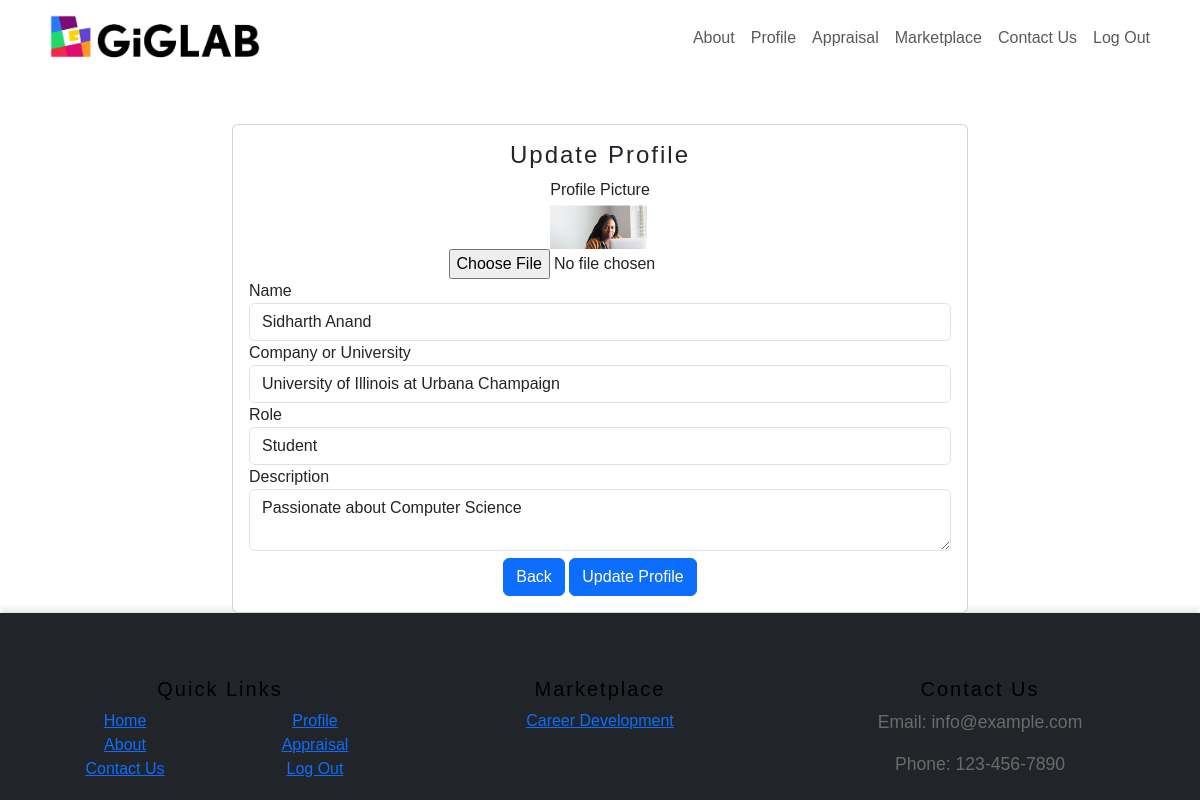
The app's page /profile/update (signed in) with its own data.
### main.py (models this page shows, shortened)
class User(db.Model):
    id = db.Column(db.Integer, primary_key=True)
    username = db.Column(db.String(50), unique=True)
    password = db.Column(db.String(50))
    response = db.Column(db.JSON)
    score = db.Column(db.JSON)
    profile_picture = db.Column(db.String(255))
    name = db.Column(db.String(50))
    description = db.Column(db.String(255))
    role = db.Column(db.String(50))
    affiliation = db.Column(db.String(50))

### main.py (the view, shortened to what this page needs)
@app.route('/profile/update', methods=['GET', 'POST'])
@login_required
def profile_update():
    user = User.query.filter_by(username=session['username']).first()
    return render_template('profile_update.html', profile_picture_url=user.profile_picture, name=user.name, description=user.description, role=user.role, affiliation=user.affiliation)

### main.py (called while the page is built)
@app.teardown_appcontext
def teardown_appcontext(exception=None):
    db.session.remove()

def login_required(f):
    @wraps(f)
    def decorated_function(*args, **kwargs):
        if 'user_id' not in session:
            flash('You need to login first.', 'danger')
            return redirect(url_for('login'))
        return f(*args, **kwargs)
    return decorated_function

### templates/profile_update.html
{% extends "base.html" %}
{% block content %}
<div class="container mt-5">
    <div class="row justify-content-center">
        <div class="col-md-8">
            <div class="card profile-update-card">
                <div class="card-body">
                    <h4 class="card-title text-center">Update Profile</h4>
                    <form method="post" enctype="multipart/form-data">
                        <div class="form-group text-center">
                            <label for="profile-picture-input">Profile Picture</label>
                            <div class="profile-picture-container">
                                <img id="profile-picture-preview" src="{{ url_for('static', filename='uploads/' + profile_picture_url) }}" alt="Profile Picture" class="profile-picture" width="100px" height="auto">
                            </div>
                            <input type="file" id="profile-picture-input" name="profile_picture" class="form-control-file">
                        </div>
                        <div class="form-group">
                            <label for="name-input">Name</label>
                            <input type="text" id="name-input" name="name" value="{{ name }}" class="form-control">
                        </div>
                        <div class="form-group">
                            <label for="affiliation-input">Company or University</label>
                            <input type="text" id="affiliation-input" name="affiliation" value="{{ affiliation }}" class="form-control">
                        </div>
                        <div class="form-group">
                            <label for="role-input">Role</label>
                            <input type="text" id="role-input" name="role" value="{{ role }}" class="form-control">
                        </div>
                        <div class="form-group">
                            <label for="description-input">Description</label>
                            <textarea id="description-input" name="description" class="form-control">{{ description }}</textarea>
                        </div>
                        <div class="text-center">
                            <a href="{{ url_for('profile') }}" class="btn btn-primary" style="margin-top: 1%;">Back</a>
                            <button type="submit" class="btn btn-primary" style="margin-top:1%">Update Profile</button>
                        </div>
                    </form>
                </div>
            </div>
        </div>
    </div>
</div>
{% endblock %}

### templates/base.html (style rules this page uses)
button { background-color: #20D869; color: #fff; border: none; padding: 10px 20px; cursor: pointer; }
* { font-family: 'Montserrat', sans-serif; }
h1, h2, h3, h4, h5, h6 { font-family: 'Montserrat', sans-serif; letter-spacing: 2px; color: #000000; }
a { font-family: 'Montserrat', sans-serif; }

### records on screen
User: profile_picture (picture), name "Sidharth Anand", affiliation "University of Illinois at Urbana Champaign", role "Student", description "Passionate about Computer Science"
